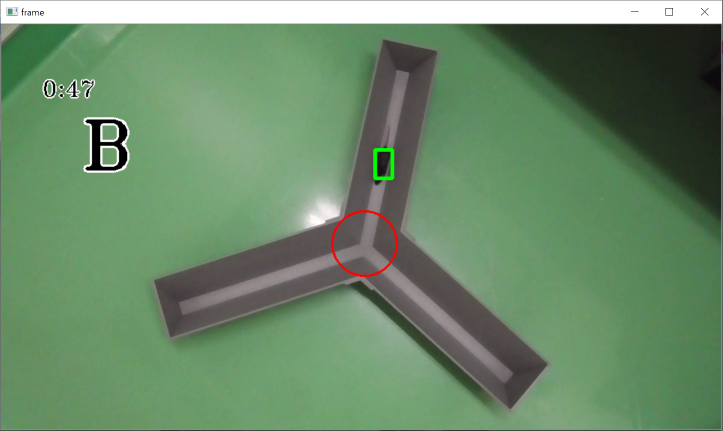
#> input picture figs/ex_show.png, 1445 x 861 px (shown at 1/2 size)
$ python -i detect_ymeiji.py   (imports and definitions only)
#> lines starting #> are read from the running program, lines starting #| are printed output that depends on the picture; after the words box and inside, x2 and y2 are one past the last pixel; in counts of white or black regions, pixels touching at a corner belong together
### tools/utils.py
import numpy as np


def swap(a, b):
    return b, a


def dist_between(coor1, coor2):
    """
    Calculate distance between two coordinates.

    Parameters
    ----------
    coor1 : list (len = 2)
        Coordinates.
    coor2 : list (len = 2)
        Coordinates.

    Returns
    -------
    distance : float
        Distance between two coordinates.

    Examples
    --------
    >>> a = np.array([1,4])
    >>> b = np.array([4,8])
    >>> dist_between(a,b)
    5
    """
    return ((coor1[0] - coor2[0]) ** 2 + (coor1[1] - coor2[1]) ** 2) ** (1 / 2)


def interior_division(coor1, coor2, m, n):
    """
    Calculate internally dividing point.

    Parameters
    ----------
    coor1 : list (len = 2)
        Coordinates.
    coor2 : list (len = 2)
        Coordinates.
    m : float
        Ratio.
    n : float
        Ratio.

    Returns
    -------
    point : numpy.ndarray
        Internally dividing point.

    Examples
    --------
    >>> a = np.array([1,4])
    >>> b = np.array([4,10])
    >>> m = 1
    >>> n = 2
    >>> interior_division(a,b,m,n)
    np.array([2,6])
    """
    return np.array(
        [
            (n * coor1[0] + m * coor2[0]) / (m + n),
            (n * coor1[1] + m * coor2[1]) / (m + n),
        ]
    )


def rotation_point(target, center, theta):
    """
    Calculate rotated point.

    Parameters
    ----------
    target : list (len = 2)
        Coordinates.
    center : list (len = 2)
        Coordinates.
    theta : float
        Degree angle.

    Returns
    -------
    coor : numpy.ndarray
        Rotated point.

    Examples
    --------
    >>> a = np.array([2,0])
    >>> b = np.array([0,1])
    >>> theta = 90
    >>> rotation_point(a,b,theta)
    np.array([3,2])
    """
    b = np.array(target) - np.array(center)
    theta = theta * np.pi / 180
    s = np.sin(theta)
    c = np.cos(theta)
    rm = [[c, -s], [s, c]]
    coor = np.dot(rm, b) + np.array(center)
    return coor


def coors_to_linearfunction(coor1, coor2, form="general"):
    """
    Calculate coefficients of linearfunction from two coordinates.

    Parameters
    ----------
    target : list (len = 2)
        Coordinates.
    center : list (len = 2)
        Coordinates.
    form : str {general, slope-intercept}
        If you choose general, function is defined as ax+by+c=0.
        If you choose slope-intercept, function is defined as y=ax+b.

    Returns
    -------
    coef : list
        Coefficients of linearfunction.
        If you choose general, return [a,b,c].
        If you choose slope-intercept, return [a,b].

    Examples
    --------
    >>> a = np.array([2,4])
    >>> b = np.array([3,7])
    >>> coors_to_linearfunction(a,b,"slope-intercept")
    np.array([3,-2])
    """
    forms = ["general", "slope-intercept"]
    assert form in forms, f"{form} is not in {forms}."
    m = (coor2[1] - coor1[1]) / (coor2[0] - coor1[0])
    c = coor1[1] - m * coor1[0]
    if form == forms[0]:
        return [m, -1, c]
    elif form == forms[1]:
        return [m, c]


# [5 lines left out: function dist_point_line, not called in this run]


def pixel_between(coor1, coor2):
    """
    Find coordinates on lines between two coordinates.

    Parameters
    ----------
    target : list (len = 2)
        Coordinates.
    center : list (len = 2)
        Coordinates.

    Returns
    -------
    coor : list
        Coordinates list.

    Examples
    --------
    >>> a = np.array([0,0])
    >>> b = np.array([9,5])
    >>> pixel_between(a,b)
    np.array([[0, 0], [1, 0], [1, 1], [2, 1], [3, 1], [3, 2], [4, 2],
    [5, 2], [5, 3], [6, 3], [7, 3], [7, 4], [8, 4], [8, 5], [9, 5]])
    """
    pixels = []
    if coor1[0] > coor2[0]:
        coor1, coor2 = swap(coor1, coor2)
    coef = coors_to_linearfunction(coor1, coor2, "slope-intercept")

    # print(coor)
    for x in range(int(coor1[0]), int(coor2[0]) + 1):
        y_forward = coef[0] * x + coef[1]
        y_backward = coef[0] * (x + 1) + coef[1]
        # print(x, y_forward, y_backward)
        if y_forward < y_backward:
            y_forward, y_backward = swap(y_forward, y_backward)
        y_forward = int(y_forward)
        y_backward = int(y_backward)
        # print(x, y_forward, y_backward)
        for y in range(y_backward, y_forward + 1):
            pixels.append([x, y])
    return pixels

### tools/detect_ymeiji.py
import argparse

import itertools
import cv2
import numpy as np

from . import utils

# import utils


def getpoints_auto(file, playback_pos=0.5):
#> called with file = '../figs/ex_show.png', playback_pos = 0.5
    cap = cv2.VideoCapture(file)

    if not cap.isOpened():
        print(f"Can't open {file}")
        exit()

    cap.set(
        cv2.CAP_PROP_POS_FRAMES, int(cap.get(cv2.CAP_PROP_FRAME_COUNT) * playback_pos)
    )
    ret, frame = cap.read()
#> frame is the input picture: shape (861, 1445, 3); mean B, G, R 104.9, 138.1, 106.3
    if ret:
        img = cv2.resize(frame, dsize=None, fx=0.5, fy=0.5)
        img_gray = cv2.cvtColor(img, cv2.COLOR_BGR2GRAY)
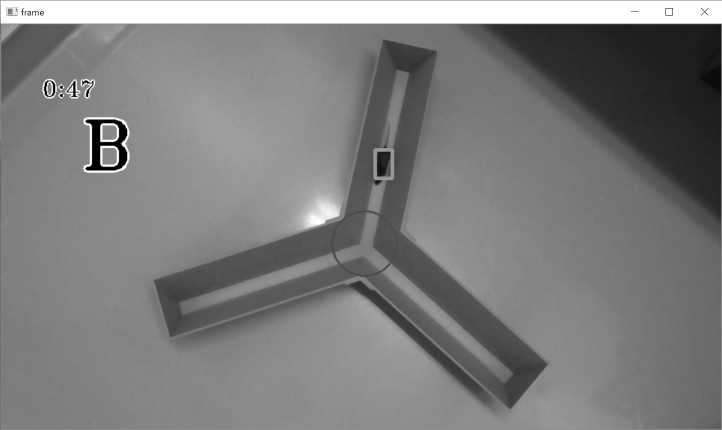
#> img_gray: shape (430, 722); min 0, max 255, mean 125

        kernel = np.ones((5, 5), np.uint8)
        _, img_binary = cv2.threshold(img_gray, 100, 255, cv2.THRESH_BINARY)
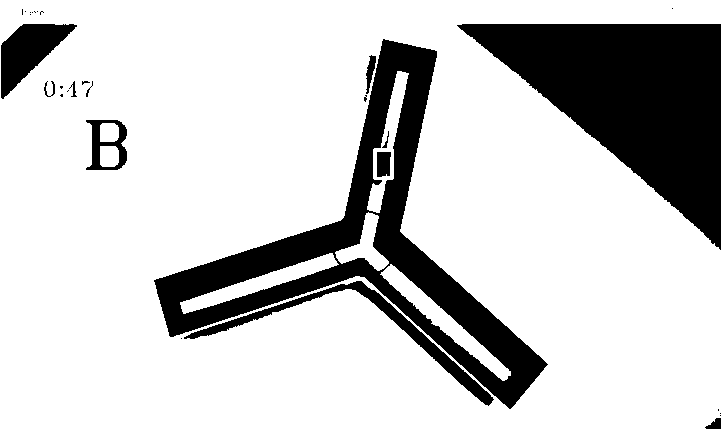
#> img_binary: shape (430, 722); 79.2% white; 30 black regions (18 under 20 px), largest, box (x1, y1, x2, y2) and area: (457, 24, 721, 250) 29347, (154, 39, 548, 409) 27517, (184, 281, 494, 406) 3073
        img_ero = cv2.erode(img_binary, kernel, iterations=1)
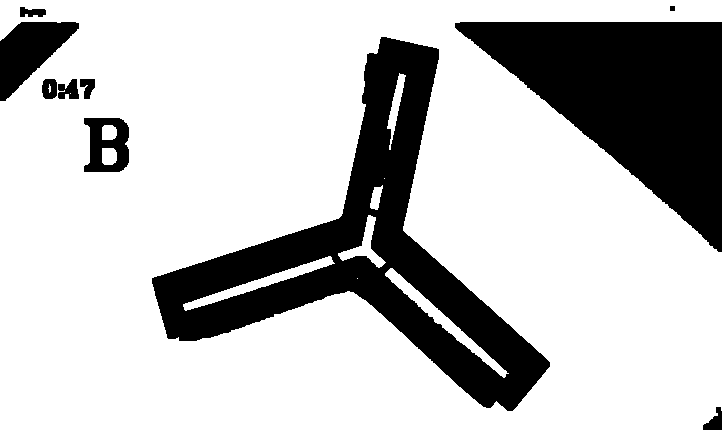
#> img_ero: shape (430, 722); 75.4% white; 10 black regions, largest, box (x1, y1, x2, y2) and area: (152, 37, 550, 411) 39124, (455, 22, 722, 252) 31097, (0, 22, 79, 101) 3331
        img_dil = cv2.dilate(img_ero, kernel, iterations=3)
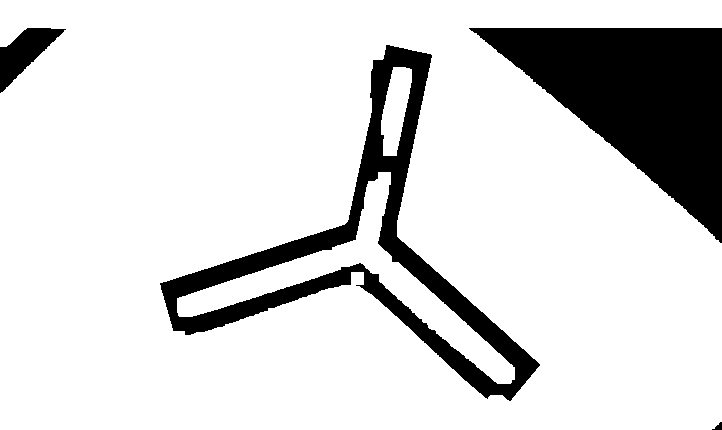
#> img_dil: shape (430, 722); 84.4% white; 4 black regions, box (x1, y1, x2, y2) and area: (469, 28, 722, 243) 26617, (160, 45, 540, 401) 19987, (0, 28, 66, 93) 1875, (712, 422, 722, 430) 43

        # find feature points
        corners = cv2.goodFeaturesToTrack(img_gray, 10, 0.05, 30)
#> corners = [[86, 168], [86, 121], [61, 95], [90, 83], [121, 143], [24, 11], [672, 8], [704, 12], [389, 152], [380, 181]]
        corners = np.int0(corners)

        # select 4 points from 10 points
        corners_reshape = []
        for corner in corners:
            x, y = corner.ravel()
            corners_reshape.append([x, y])
            x, y = corner.ravel()
            cv2.circle(img, (x, y), 6, (0, 150, 150), -1)
#> this loop made 10 passes
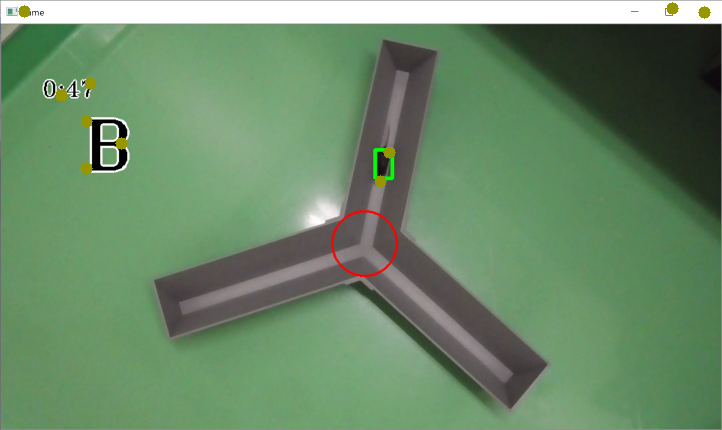
#> img: shape (430, 722, 3); mean B, G, R 104.6, 138.3, 106.5
#> after the loop, corners_reshape has the same summary as corners
        x_min, y_min = np.argmin(corners_reshape, axis=0)
#> x_min = 5; y_min = 6
        x_max, y_max = np.argmax(corners_reshape, axis=0)
#> x_max = 7; y_max = 9

        corners_select = []
        for i in [x_min, y_min, x_max, y_max]:
            corners_select.append(corners_reshape[i])
            [x, y] = corners_reshape[i]
            cv2.circle(img, (x, y), 6, (100, 50, 100), -1)
#> this loop made 4 passes
#> (i, x, y) on passes 1 to 4: (5, 24, 11), (6, 672, 8), (7, 704, 12), (9, 380, 181)
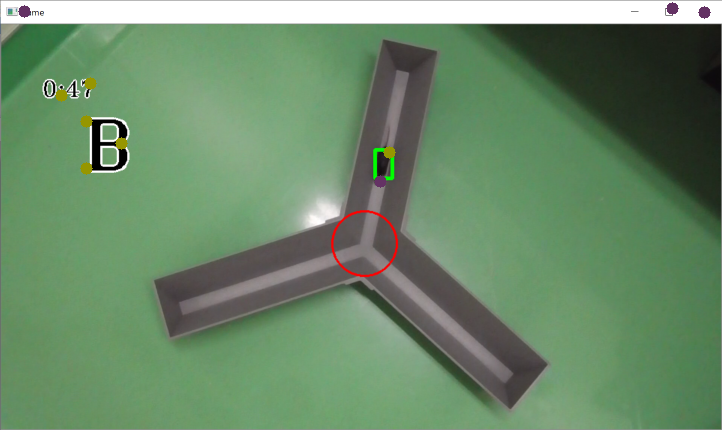
#> img: shape (430, 722, 3); 0.15% of pixels changed, all inside (x1, y1, x2, y2) = (18, 2, 711, 188)
#> after the loop, corners_select = [[24, 11], [672, 8], [704, 12], [380, 181]]

        # find pairs of points
        first = True
        for (i1, v1), (i2, v2) in itertools.combinations(enumerate(corners_select), 2):
            if first:
                thickness = utils.dist_between(v1, v2)
                point_shortset = [i1, i2]
                first = False
            elif utils.dist_between(v1, v2) < thickness:
                thickness = utils.dist_between(v1, v2)
                point_shortset = [i1, i2]
#> this loop made 6 passes
#> (i1, v1, i2, v2, thickness, point_shortset, first) on pass 1: (0, [24, 11], 1, [672, 8], 648, [0, 1], False)
#> (i1, v1, i2, v2, thickness, point_shortset) on passes 3 to 4: (0, [24, 11], 3, [380, 181], 394.5, [0, 3]), (1, [672, 8], 2, [704, 12], 32.25, [1, 2])
#> after the loop, first = False; thickness = 32.25

        point_longset = []
#> point_longset = []
        for i in range(4):
            if i not in point_shortset:
                point_longset.append(i)
#> after the loop, point_longset = [0, 3]

        center_long = utils.interior_division(
            corners_select[point_longset[0]], corners_select[point_longset[1]], 1, 1
        )
#> center_long = [202, 96]
        center_short = utils.interior_division(
            corners_select[point_shortset[0]], corners_select[point_shortset[1]], 1, 1
        )
#> center_short = [688, 10]

        # calculate center point and 3 edge points
        # parameter for center = 1.7
        center = utils.interior_division(center_long, center_short, 1, 1.7)
#> center = [382, 64.15]
        cv2.circle(img, (int(center[0]), int(center[1])), 6, (0, 0, 255), -1)
#> img: shape (430, 722, 3); 0.04% of pixels changed, all inside (x1, y1, x2, y2) = (376, 58, 389, 71)
        pixelnum = 0
        pixelnum_valid = 0
        edges = []
        for i in range(3):
            edge = utils.rotation_point(center_short, center, 120 * i)
            edges.append(edge)
            cv2.circle(img, (int(edge[0]), int(edge[1])), 6, (255, 0, 0), -1)
            pixels = utils.pixel_between(center, edge)
            pixelnum += len(pixels)

            for pixel in pixels:
                if img_dil[pixel[1]][pixel[0]] == 255:
                    cv2.circle(
                        img, (int(pixel[0]), int(pixel[1])), 1, (39, 127, 255), -1
                    )
                    pixelnum_valid += 1
#> this loop made 3 passes
#> (coor1 in pixel_between, coor2 in pixel_between, pixelnum) on passes 2 to 3: ([275.9, 356.2], [382, 64.15], 767), ([182.1, -173.8], [382, 64.15], 1206)
#> (edge, pixelnum) on pass 1: ([688, 10], 362)
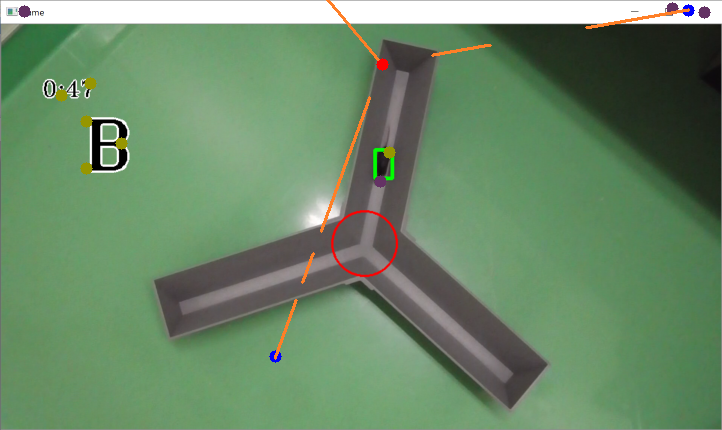
#> img: shape (430, 722, 3); mean B, G, R 104.2, 137.9, 107
#> after the loop, edges = [[688, 10], [275.9, 356.2], [182.1, -173.8]]; pixelnum = 1206; pixelnum_valid = 869

    cap.release()
    cv2.destroyAllWindows()

    return center, edges, pixelnum_valid / pixelnum


# [72 lines left out: functions show, yes_no_input, getpoints, not called in this run]


def main(args):
    getpoints(args.file)


# [14 lines not run here, left out]

>>> result = getpoints_auto('../figs/ex_show.png')
#> result = ([382, 64.15], [[688, 10], [275.9, 356.2], [182.1, -173.8]], 0.721)
